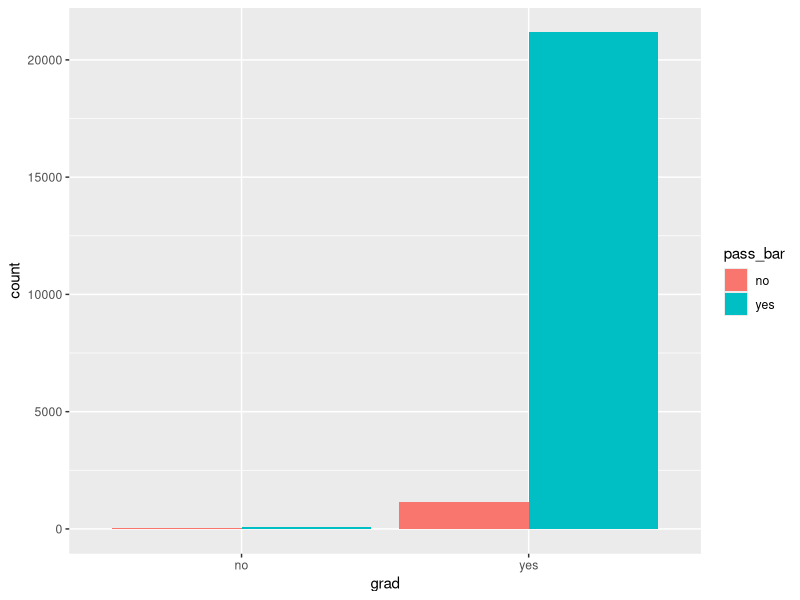
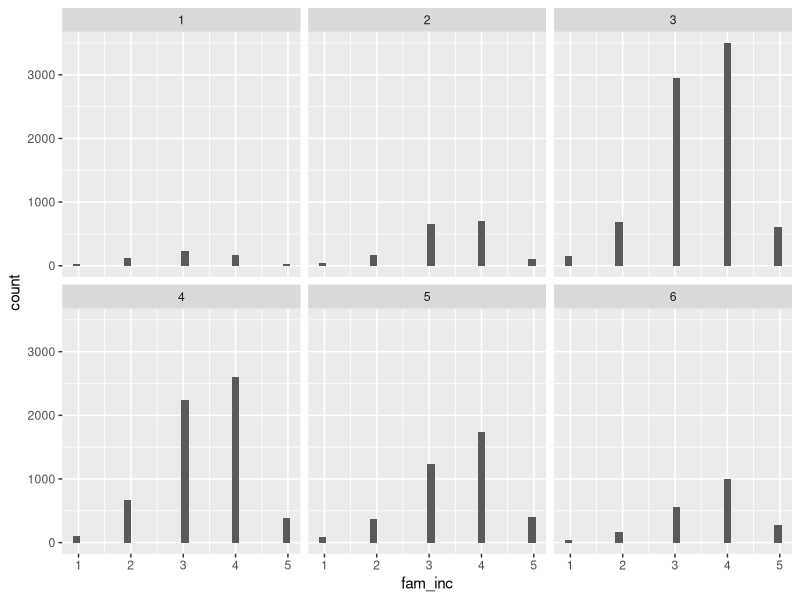
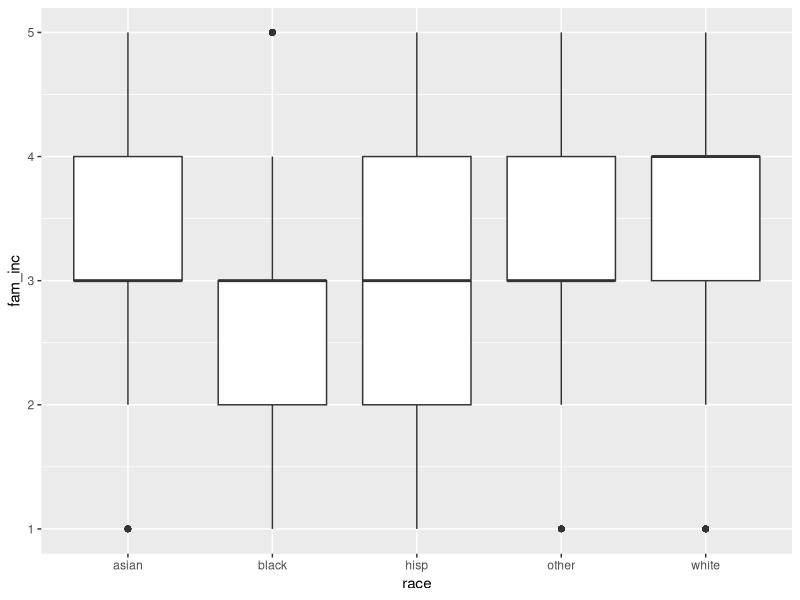
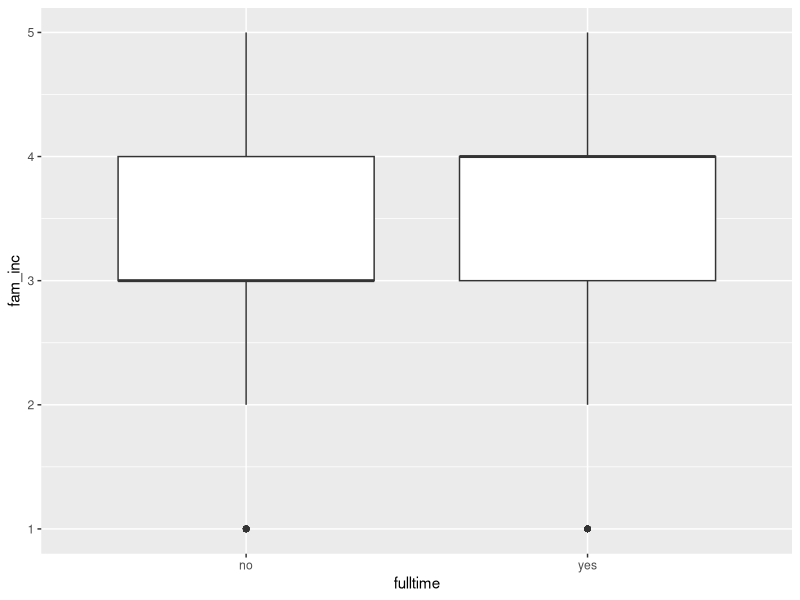
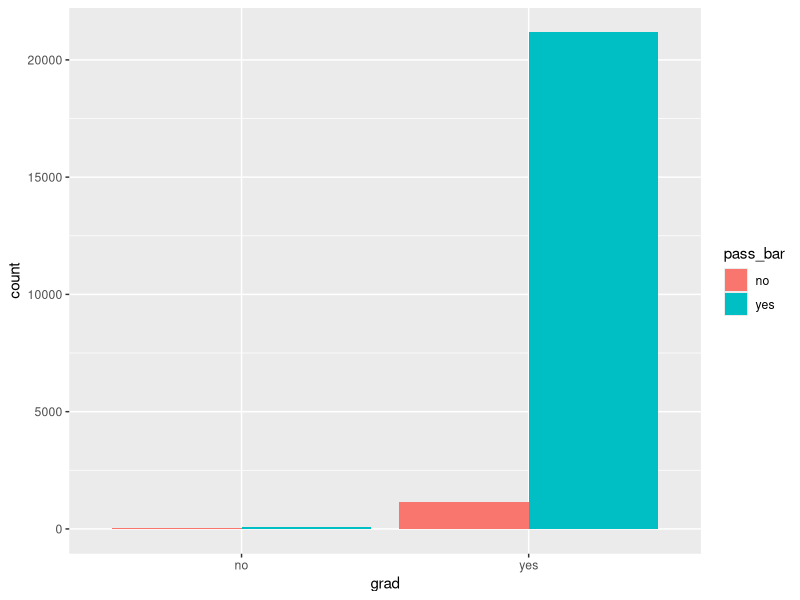
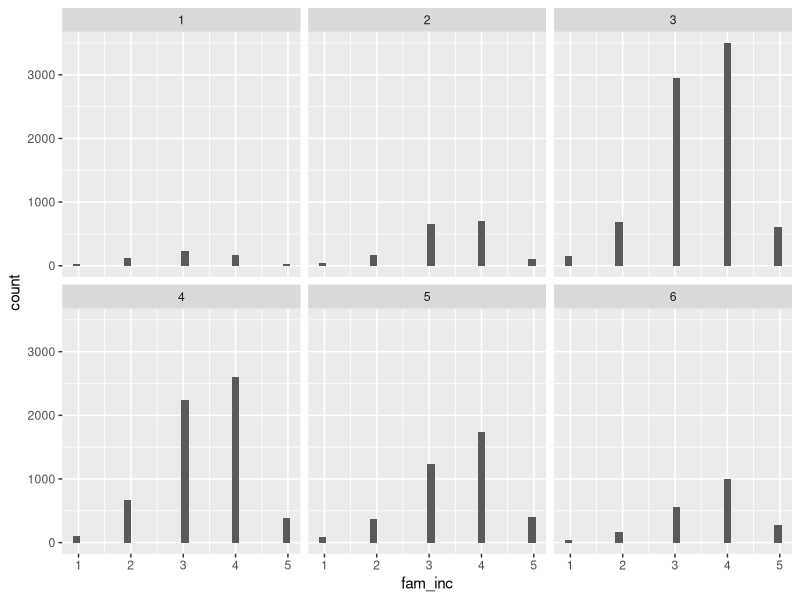
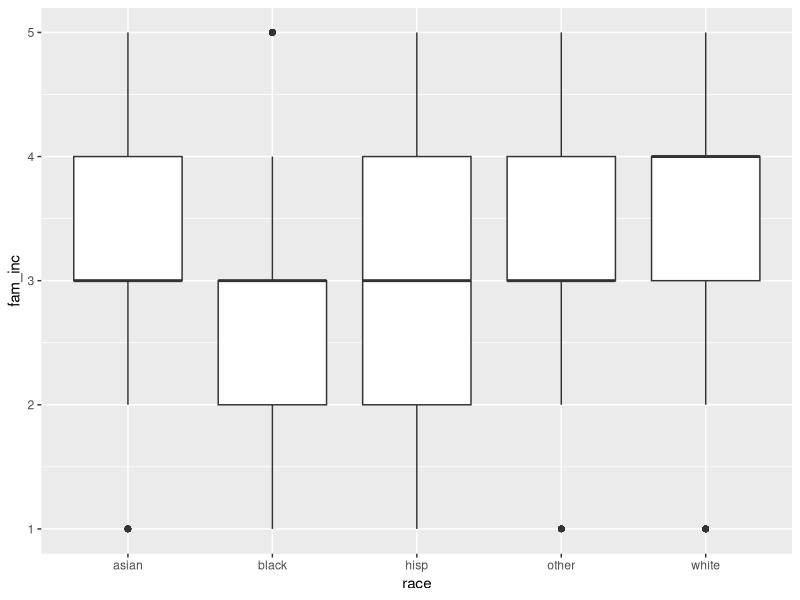
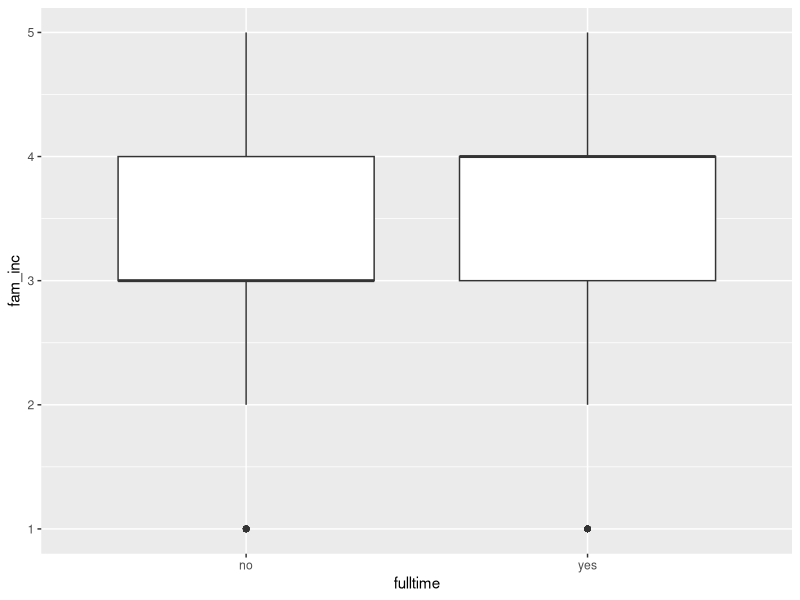

Write the R code that produced these figures, in order.

library(tidyverse)
library(knitr)

clean <- read_csv("data/clean.csv")
raw<- read_csv("data/raw.csv")
#States that do not require you to GO to law school to take the bar exam: 
#California, Vermont, Virginia, Washington

#States that require SOME law school (applicable to this dataset):
#New York, Maine, West Virginia

#grad vs pass_bar
grad_bar_cleaned <- na.omit(clean[c("pass_bar", "grad")])
grad_bar_cleaned |> 
ggplot(aes(x = grad, fill = pass_bar)) +
  geom_bar(position = "dodge")
ggsave("plots/grad_bar_distribution.png")

grad_bar_cleaned |> 
  group_by(pass_bar,grad) |> 
  summarize(count = n()) |> 
  kable()

#family income and law school tier
#law school tiers (1 is the highest) is established by clusers 1-6 with ugpas and lsat scores
#highest to lowest. 
fam_inc_tier <- na.omit(clean[c("fam_inc", "law_school_tier")])

fam_inc_tier |> 
  group_by(fam_inc)  |> 
  summarize(count = n()) |> 
  kable()

fam_inc_tier |> 
  group_by(law_school_tier)  |> 
  summarize(count = n()) |> 
  kable()

fam_inc_tier |> 
  group_by(law_school_tier,fam_inc) |> 
  summarize(count = n()) |> 
  print(n = 30)

fam_inc_tier |> 
  ggplot(aes(x = fam_inc)) +
  geom_histogram() +
  facet_wrap(~law_school_tier)
ggsave("plots/fam_inc_tier_distribution.png")


#Race vs. Family Income
race_fam_inc <- na.omit(clean[c("fam_inc", "race")])

race_fam_inc |> 
  ggplot(aes(x = race, y = fam_inc)) +
  geom_boxplot()
ggsave("plots/race_fam_inc_distribution.png")

# fulltime vs. fam_income
fulltime_fam_inc <- na.omit(clean[c("fam_inc", "fulltime")])

fulltime_fam_inc |> 
  ggplot(aes(x = fulltime, y = fam_inc)) +
  geom_boxplot()
ggsave("plots/fulltime_fam_inc.png")
